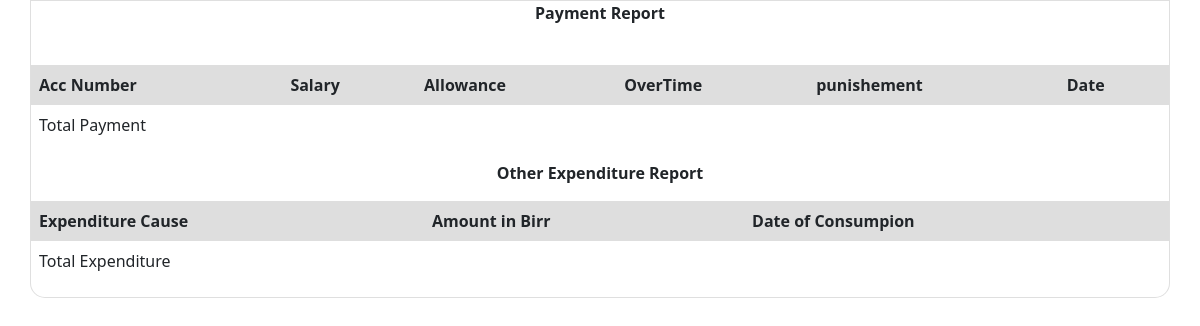
/seefinancereport.php, run on an earlier commit of the app's database.
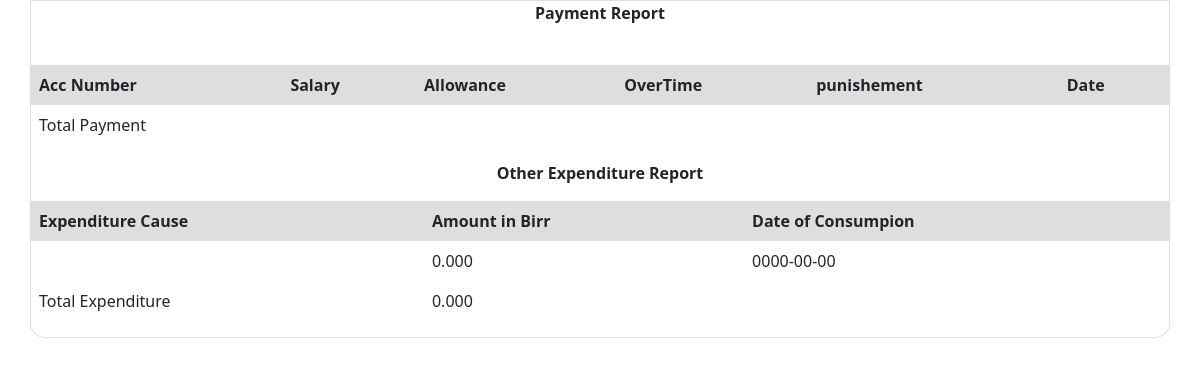
And on a later commit of the database.
### tables this page shows
CREATE TABLE `otherexpense` (
  `id` int(50) NOT NULL,
  `expediturecuse` varchar(50) NOT NULL,
  `amount` double(50,3) NOT NULL,
  `date` date NOT NULL
);

### seefinancereport.php (the view, shortened to what this page needs)
<!doctype html>
<html>
<head>
    <link rel="stylesheet" href="bootstrap/dist/css/bootstrap.min.css">
</head>
<body>
    <?php
		$dayfrom=$_POST['dayfrom'];
		$dayto=$_POST['dayto'];
		$con= mysqli_connect("localhost","root","");
		mysqli_select_db($con,"financedb");
	?>
    <form name="search" method="post" action="searchmsg2.php">
        <div class="container card p-0" style="border-radius: 0 0 15px 15px !important;">
            <p align="center"><b>Payment Report</b></p>
            <table class="table table-borderless">
                <thead class="section-header"
                    style="background-color: #dedede !important; padding: 0.5em 1em !important; font-weight: 600 !important;">
                    <tr>
                        <th scope="col">Acc Number </th>
                        <th scope="col">Salary</th>
                        <th scope="col">Allowance</th>
                        <th scope="col">OverTime</th>
                        <th scope="col">punishement</th>
                        <th scope="col">Date</th>
                    </tr>
                </thead>
                <tbody>
                    <?php
							if($dayfrom<=$dayto){
							$result = mysqli_query($con,"SELECT sum(salary),sum(allowance),sum(overtime),sum(punish) FROM  payroll where date BETWEEN'$dayfrom' AND '$dayto'");
							echo'<br>';
							while($row3 = mysqli_fetch_array($result))
							{
							echo '<tr>';
							echo '<td>'."Total Payment".'</td>';
							echo '<td>'.$row3['sum(salary)'].'</td>';
							echo '<td>'.$row3['sum(allowance)'].'</td>';
							echo '<td>'.$row3['sum(overtime)'].'</td>';
							echo '<td>'.$row3['sum(punish)'].'</td>';
							}
							echo '</tr>';
							}
							else
								echo"please fill correct date";
							?>
                </tbody>
            </table>
            <p align="center"><b>Other Expenditure Report</b></p>
            <table class="table table-borderless">
                <thead class="section-header"
                    style="background-color: #dedede !important; padding: 0.5em 1em !important; font-weight: 600 !important;">
                    <tr>
                        <th scope="col">Expenditure Cause </th>
                        <th scope="col">Amount in Birr</th>
                        <th scope="col">Date of Consumpion</th>
                    </tr>
                </thead>
                <tbody>
                    <?php
							if($dayfrom<=$dayto){
								$result = mysqli_query($con,"SELECT expediturecuse,amount,date FROM  otherexpense where date BETWEEN'$dayfrom' AND '$dayto'");
								while($row3 = mysqli_fetch_array($result))
								{
								echo'<tr>';
								echo '<td>'.$row3['expediturecuse'].'</td>';
								echo '<td>'.$row3['amount'].'</td>';
								echo '<td>'.$row3['date'].'</td>';
								echo'</tr>';
								}
								$result = mysqli_query($con,"SELECT  sum(amount) FROM  otherexpense where date BETWEEN'$dayfrom' AND '$dayto'");
								while($row3 = mysqli_fetch_array($result))
								{
								echo'<tr>';
								echo '<td>'."Total  Expenditure".'</td>';
								echo '<td>'.$row3['sum(amount)'].'</td>';
								echo'</tr>';
								}
								}
								else
									echo"please fill correct date";
									?>
                </tbody>
            </table>
</body>
</html>

What changed in the data, as far as the page shows it:
added otherexpense: amount "0.000", date "0000-00-00"
Also different on the page:
new list line: "Total Expenditure 0.000"
list line gone: "Total Expenditure"
